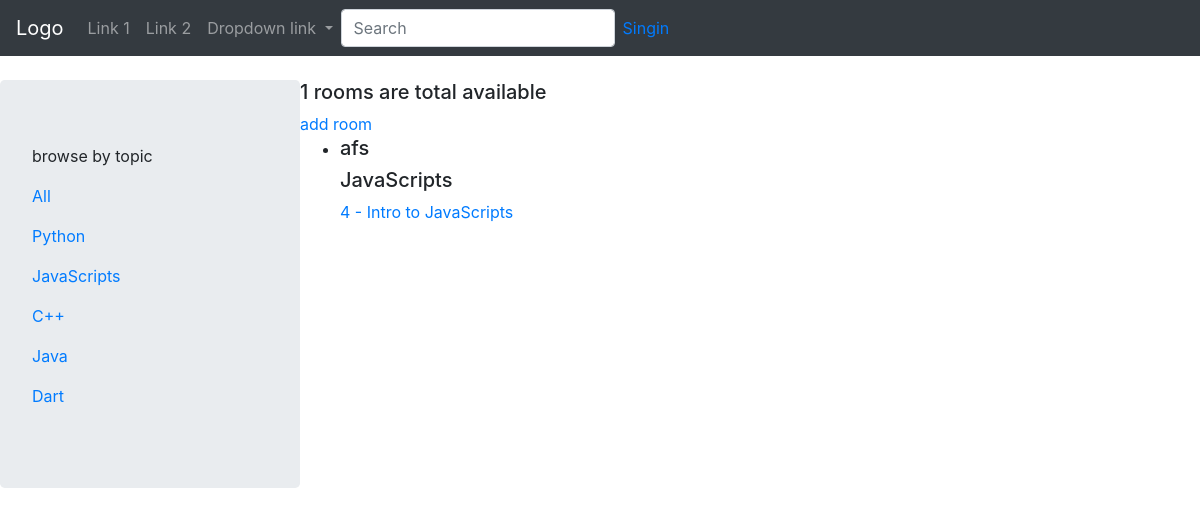
The page /?q=JavaScripts on the database its author committed.
### root/models.py (models this page shows, shortened)
class Topic(models.Model):
    name=models.CharField(max_length=200)
    def __str__(self):
        return self.name

class Room(models.Model):
    host= models.ForeignKey(User, on_delete=models.CASCADE,null=True)
    topic=models.ForeignKey(Topic, on_delete=models.SET_NULL,null=True)
    title=models.CharField(max_length=255)
    description= models.TextField(null=True, blank=True)
    updated= models.DateTimeField(auto_now=True)
    created= models.DateTimeField(auto_now_add=True)
    class Meta:
        ordering = ['-updated', '-created']

### root/views.py (the view)
# urls.py: path('',views.base, name ='base'),
def base(request):
    q=request.GET.get('q') if request.GET.get('q')!=None else ''
    rooms=Room.objects.filter(Q(topic__name__icontains=q) | Q(title__icontains=q) )
    totalroom=rooms.count()
    topics=Topic.objects.all()
    context={'rooms':rooms,'topics':topics, 'totalroom':totalroom}
    return render(request, 'root/main.html',context)

### root/templates/root/main.html (shortened to what this page needs)
{% extends 'base.html' %}
{% block content %}
 <div class='root-container'>
   <div class="jumbotron">
     <p>browse by topic </p>
     <div>
      <p> <a href="{% url 'base' %}"> All </a></p>
       {% for topic in topics %}
        <p> <a href="{% url 'base' %}?q={{topic.name}}"> {{topic.name}} </a></p>
        {% endfor %}
     </div>
   </div>
     <div>
        <h5>{{totalroom}} rooms are total available </h5>
         <a href="{% url 'addRoom' %}">add room</a>
        <ul>
            {% for room in rooms %}
              <li>
                <h5>{{room.host.username}}</h5>
                <h5>{{room.topic}}</h5>
                <a href="{% url 'room' room.id %}">{{room.id}} - {{room.title}}</a>
              </li>
             {% endfor%}
        </ul>
      </div>
 </div>
{% endblock content%}

### root/templates/root/main.html (style rules this page uses)
.root-container { display:grid; grid-template-columns:1fr 3fr; }

### rows shown on the page
Topic: name "Python"
Topic: name "JavaScripts"
Topic: name "C++"
Topic: name "Java"
Topic: name "Dart"
Room: host.username "afs", topic "JavaScripts", id "4", title "Intro to JavaScripts"

### other values the page prints
{{ totalroom }} "1"
